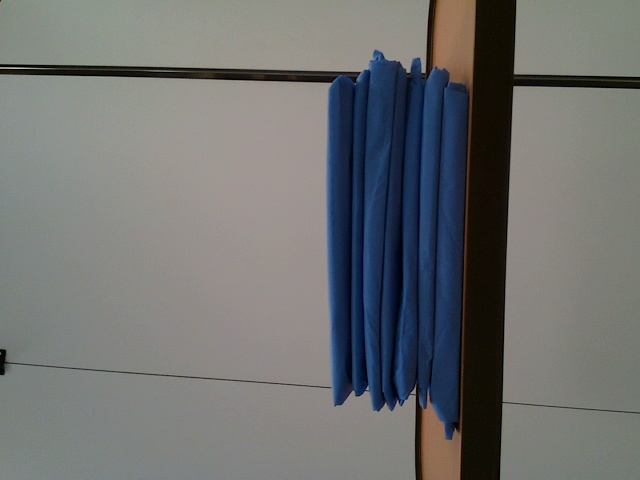
#> input picture examples/gowns_shelf.png, 640 x 480 px
$ python -i color_line_detector.py   (imports and definitions only)
#> lines starting #> are read from the running program, lines starting #| are printed output that depends on the picture; after the words box and inside, x2 and y2 are one past the last pixel; in counts of white or black regions, pixels touching at a corner belong together
#> further down, picture is the input picture: shape (480, 640, 3); mean B, G, R 112.2, 112.5, 110.9
import cv2
import numpy as np

class ColorLineDetector:

    def __init__(self, hue=330, hue_tol=0.06, sat_range=(40,255), offset=(0,0), morph_size=15):
        self.hue = hue
        self.hue_tol = hue_tol
        self.offset = np.array(offset).astype(np.int16)
        self.sat_range = sat_range
        self.morph_size = morph_size

    def detect(self, frame):
        # Step 1: filter for color (uses HSL space for better stability)
        towel_col = self._filter_hue_color(frame)
#> in _filter_hue_color, `hls = cv2.cvtColor(img, cv2.COLOR_BGR2HLS)`: hls: shape (480, 640, 3); mean of channels 0, 1, 2 45.8, 112.3, 40.5
#> in _filter_hue_color, `hue_mask = cv2.inRange(hue, (1-tol)*target_hue, (1+tol)*target_hue)`:
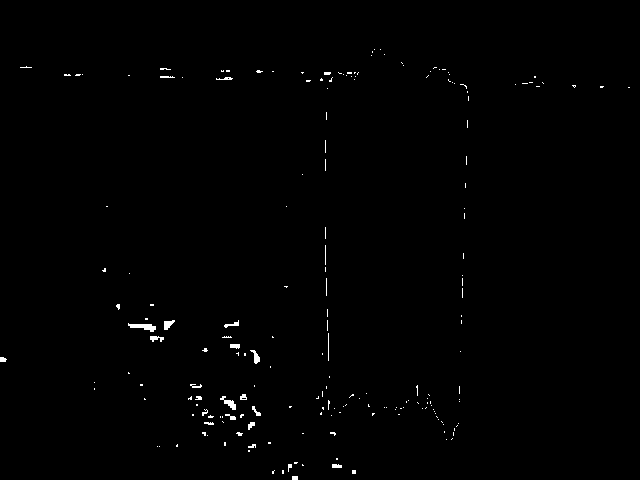
#> hue_mask: shape (480, 640); 0.58% white; 199 white regions (174 under 20 px), largest, box (x1, y1, x2, y2) and area: (128, 323, 156, 332) 133, (220, 396, 236, 410) 90, (164, 320, 175, 330) 68
#> in _filter_hue_color, `sat_mask = cv2.inRange(sat, *self.sat_range)`: sat_mask: shape (480, 640); 88.4% white; 69 black regions (56 under 20 px), largest, box (x1, y1, x2, y2) and area: (461, 0, 640, 480) 20455, (388, 72, 416, 403) 2973, (341, 85, 356, 390) 2369
        towel_bin = np.where(towel_col == [0,0,0], [0,0,0], [255,255,255]).astype("uint8")

        upper_col = np.hstack([frame, towel_col])
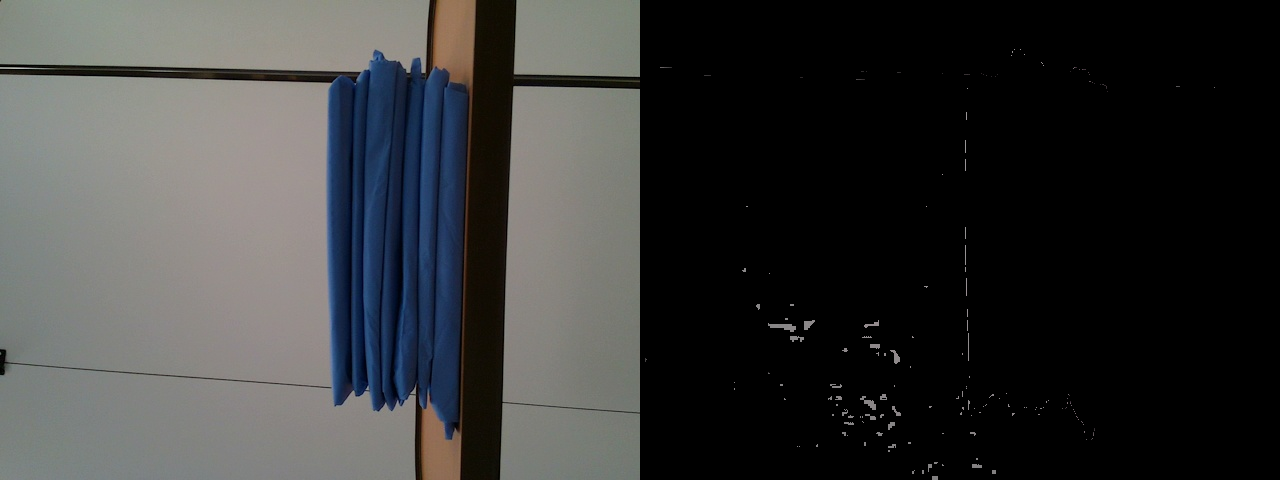
#> upper_col: shape (480, 1280, 3); mean B, G, R 56.4, 56.5, 55.8

        # Step 2: 1st opening to remove outliers; 2nd closing to have a consistent towel blob
        morph_open = cv2.morphologyEx(towel_bin, cv2.MORPH_OPEN, np.ones((self.morph_size, self.morph_size),np.uint8))
#> morph_open: shape (480, 640, 3); every value is 0
        morph_close = cv2.morphologyEx(morph_open, cv2.MORPH_CLOSE, np.ones((self.morph_size, self.morph_size),np.uint8))

        # Step 2.1: TODO - add filter for patch size!

        # Step 3: determine the lowest non-black pixel for columns that have at least N=1 non-black pixel
        # this assumes that the camera is not rotated more than 90deg w.r.t. the ground
        # this might be even more stable if we choose to ignore columns with too few non-black pixels (comparison in the line that continues the loop)
        final_img = frame[:]
        line_img = np.ones_like(towel_col)
        line_bin_img = np.zeros(towel_col.shape[:2]).astype(np.uint8)
        line_pxls = []
        for i in range(morph_close.shape[1]):
            idxs, = np.where(np.all(morph_close[:,i,:] != [0,0,0], axis=1)) # get indices of all non-black pixels
            if len(idxs)==0: continue # → no towel pixels detected in this column
            line_img[max(idxs), i] = [255,255,255] # "winner" is painted
            final_img[max(idxs), i] = [255,255,255] # "winner" is painted
            line_bin_img[max(idxs), i] = 1
            line_pxls.append([max(idxs), i])
#> line_bin_img: shape (480, 640); every value is 0
#> line_img: shape (480, 640, 3); every value is 1
#> after the loop, line_pxls = []

        lower_col = np.hstack([morph_close, line_img])
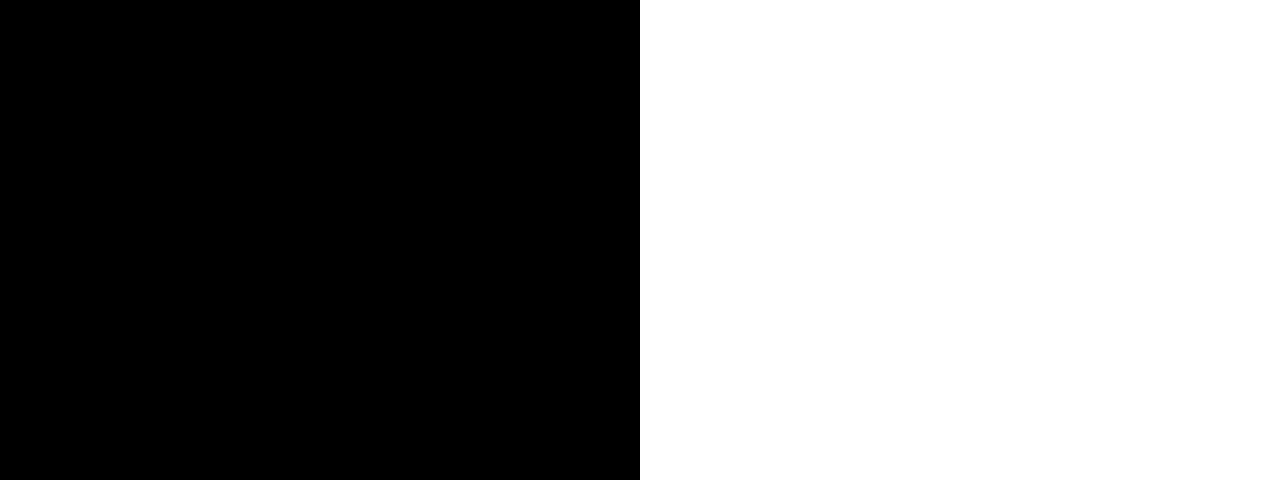
#> lower_col: shape (480, 1280, 3); values 0 (black) and 1 (white), 50% white; 1 white region, box (x1, y1, x2, y2) and area: (640, 0, 1280, 480) 307200

        # Step 4: perform Hough transform to extract lines
        hough_img = line_img[:]
        lines = cv2.HoughLines(line_bin_img, 5, np.pi/180, 80)
#> lines = None
        if lines is not None: self._draw_hough_line(hough_img, lines[0])

        upper_col = np.hstack([upper_col, hough_img])
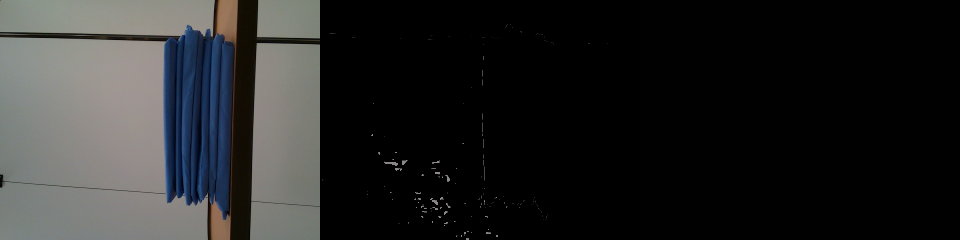
#> upper_col: shape (480, 1920, 3) (shown at 1/2 size); mean B, G, R 37.9, 38, 37.5
        lower_col = np.hstack([lower_col, final_img])
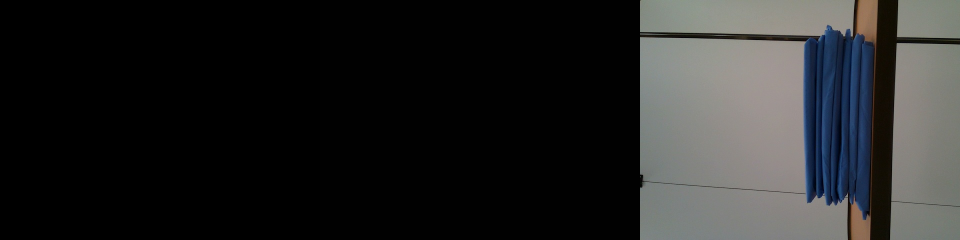
#> lower_col: shape (480, 1920, 3) (shown at 1/2 size); mean B, G, R 37.7, 37.8, 37.3
        all_steps_img = np.vstack([upper_col, lower_col])
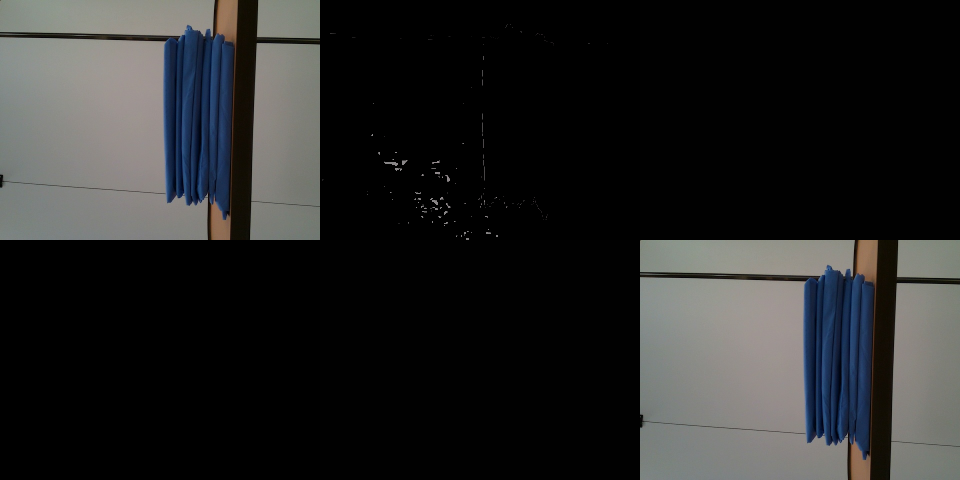
#> all_steps_img: shape (960, 1920, 3) (shown at 1/2 size); mean B, G, R 37.8, 37.9, 37.4

        # Step 5: grasp generation
        if len(line_pxls) > 0:
            gripper_target = np.mean(line_pxls, axis=0).astype(np.int16)
            center = np.array(final_img.shape[:2])/2
            center = center.astype(np.int16)+self.offset
            (y_err, x_err) = np.round(center-gripper_target, 1)

            cv2.putText(final_img, f"X err: {x_err}", (20,400), 1, 2, (255, 50, 50), thickness=2)
            cv2.putText(final_img, f"Y err: {y_err}", (20,440), 1, 2, (255, 50, 50), thickness=2)
            cv2.circle(final_img, gripper_target[::-1], 5, (0, 0, 150), 4)
            cv2.circle(final_img, center[::-1], 5, (0,255,0), 4)
            cv2.line(final_img, center[::-1], gripper_target[::-1], (122, 122, 122), 1)

            return (center, gripper_target), (x_err, y_err), (all_steps_img,  final_img)
        else:
            cv2.putText(final_img, f"-- no line found --", (20,440), 1, 2, (255, 50, 50), thickness=2)
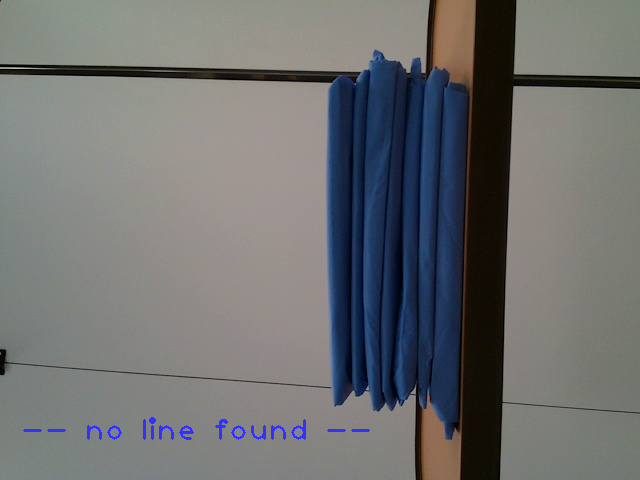
#> final_img: shape (480, 640, 3); 0.4% of pixels changed, all inside (x1, y1, x2, y2) = (23, 417, 370, 440)
            return None, None, (all_steps_img,  final_img)

    # tol in [0,1] is tolerance in percent
    def _filter_hue_color(self, img):
        tol = self.hue_tol
        target_hue = self.hue/2 # cv stores H/2 in 8bit images

        # convert image to HLS color space and separate individual dimensions
        hls = cv2.cvtColor(img, cv2.COLOR_BGR2HLS)
        hue, sat, _ = hls[:,:,0], hls[:,:,1], hls[:,:,2]

        # create filters for hue and saturation
        hue_mask = cv2.inRange(hue, (1-tol)*target_hue, (1+tol)*target_hue)
        sat_mask = cv2.inRange(sat, *self.sat_range)
        mask = hue_mask & sat_mask

        # keep pixels that match the mask, else black
        return cv2.bitwise_and(img, img, mask=mask)

    def _draw_hough_line(self, img, line, color=(255,0,0)):
        rho,theta = line[0]
        a = np.cos(theta)
        b = np.sin(theta)
        x0 = a*rho
        y0 = b*rho
        x1 = int(x0 + 1000*(-b))
        y1 = int(y0 + 1000*(a))
        x2 = int(x0 - 1000*(-b))
        y2 = int(y0 - 1000*(a))

        cv2.line(img, (x1,y1), (x2,y2), color, 2)


>>> import cv2
>>> picture = cv2.imread('../../../../examples/gowns_shelf.png')
>>> result = ColorLineDetector().detect(picture)
